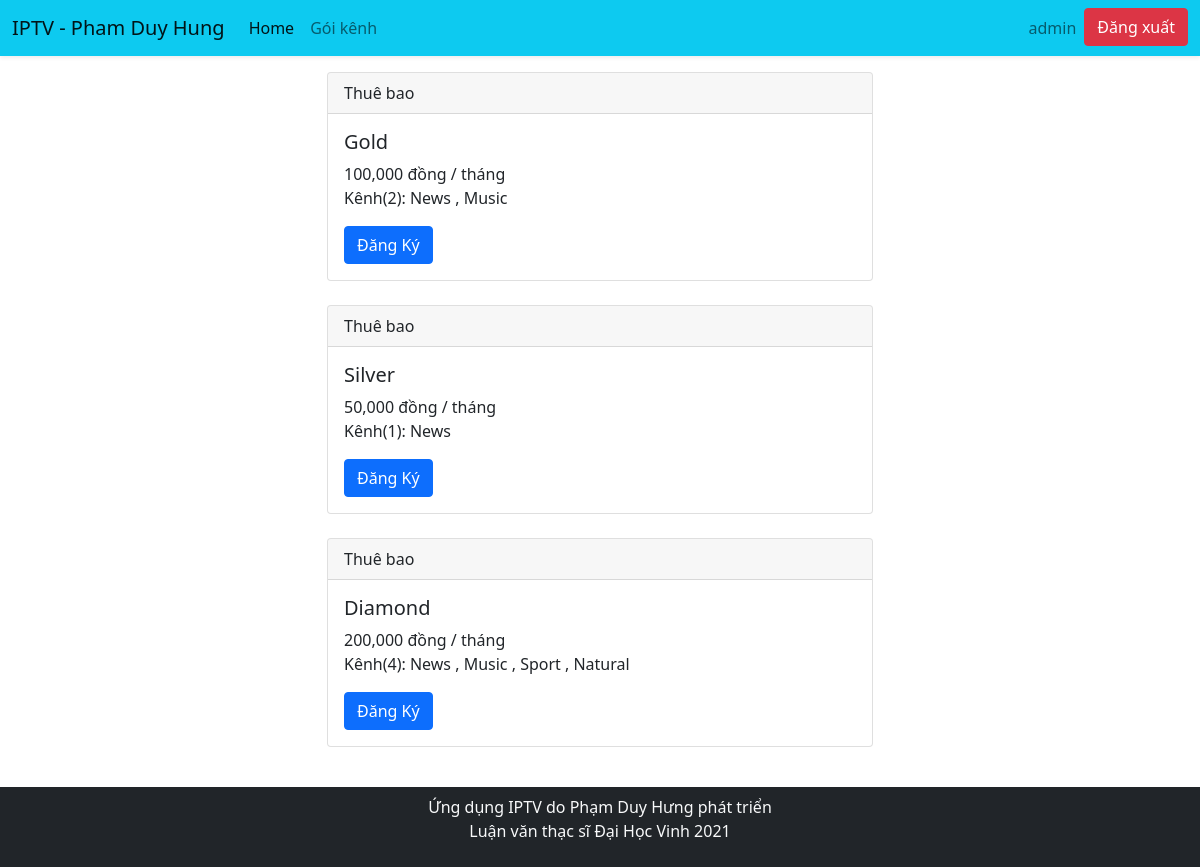
/group/ (signed in), run on the app's committed database.
### iptv_mobile/models.py (models this page shows, shortened)
class Group(models.Model):
    title = models.CharField(max_length=10)
    stream = models.ManyToManyField(Stream)
    price = models.IntegerField()
    def stream_list(self):
        list_stream = []
        for i in self.stream.all():
            list_stream.append(i)
        return list_stream

class Stream(models.Model):
    title = models.CharField(max_length=50)
    cover = models.ImageField(max_length=200, upload_to='img')
    description = models.CharField(max_length=200)
    url = models.CharField(max_length=200)
    def __str__(self):
        return self.title

### iptv_mobile/views.py (the view)
# urls.py: path('group/', views.group, name='group'),
def group(request):
    group = Group.objects.all()
    context = {
        'group': group
    }
    return render(request, 'group.html', context)

### iptv_mobile/templates/group.html (shortened to what this page needs)
{% extends 'base.html' %}
{% load humanize %}
{% block content %}
<div class="container">
    <div class="row py-3 justify-content-center">
        <div class="col-lg-6 ">
           {% for i in group %}
           <div class="card mb-4">
            <div class="card-header">
              Thuê bao
            </div>
            <div class="card-body">
              <h5 class="card-title">{{ i.title }}</h5>
              {{ i.price|intcomma }} đồng / tháng
              <p class="card-text">Kênh({{ i.stream_list|length }}): {% for j in i.stream_list %}
                {{ j }}
                {% if not forloop.last %} ,{% endif %}
                {% endfor %}</p>
                <button type="button" class="btn btn-primary" data-bs-toggle="modal" data-bs-target="#exampleModal{{i.id}}">
                    Đăng Ký
                </button>
            </div>
          </div>
           {% endfor %}
        </div>
    </div>
</div>
{% endblock %}

### iptv_mobile/templates/base.html (shortened to what this page needs)
<!doctype html>
<html lang="en">
  <head>
    <link href="https://cdn.jsdelivr.net/npm/bootstrap@5.0.2/dist/css/bootstrap.min.css" rel="stylesheet">
    <link rel="stylesheet" href="https://cdn.jsdelivr.net/npm/bootstrap-icons@1.5.0/font/bootstrap-icons.css">
  </head>
  <body>
    <nav class="navbar navbar-expand-lg navbar-light bg-info shadow-sm">
        <div class="container-fluid">
          <a class="navbar-brand" href="{% url 'index' %}">IPTV - Pham Duy Hung</a>
          <div class="collapse navbar-collapse" id="navbarSupportedContent">
            <ul class="navbar-nav me-auto mb-2 mb-lg-0">
              <li class="nav-item">
                <a class="nav-link active" aria-current="page" href="{% url 'index' %}">Home</a>
              </li>
              <li class="nav-item">
                <a class="nav-link" href="{% url 'group' %}">Gói kênh</a>
              </li>
            </ul>
            <ul class="navbar-nav">
                <li class="nav-item">
                    <a class="nav-link " href="{% url 'profile' %}">{{ request.user.username }}</a>
                  </li>
                  <li class="nav-item">
                      <a href="{% url 'logout' %}" class=" btn btn-danger">Đăng xuất</a>
                  </li>
            </ul>
          </div>
        </div>
      </nav>
  {% block content %}
  {% endblock %}
    <footer>
        <div class="container-fluid bg-dark text-light py-2">
            <p class="text-center">
                Ứng dụng IPTV do Phạm Duy Hưng phát triển <br>
                Luận văn thạc sĩ Đại Học Vinh 2021
            </p>
        </div>
    </footer>
  </body>
</html>

### data on the page
Group: title "Gold", price "100,000", stream_list|length "2"
Stream: title "News"
Stream: title "Music"
Group: title "Silver", price "50,000", stream_list|length "1"
Group: title "Diamond", price "200,000", stream_list|length "4"
Stream: title "Sport"
Stream: title "Natural"

### other printed values
{{ request.user.username }} "admin"
